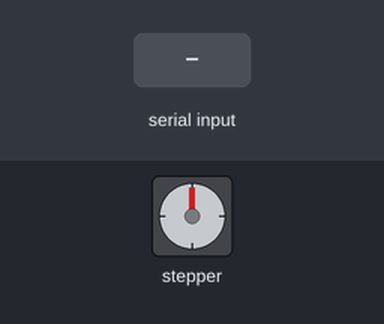
A sketch run on a simulated Arduino Uno, built with avr-gcc and run on an emulated ATmega328P. Parts: stepper motor. The test bench sets the inputs (shaded band). Stepper angles assume 2048 steps per turn.

Above: at 1.2 s.
1.3 s: "1" received over Serial
At 2.3 s:
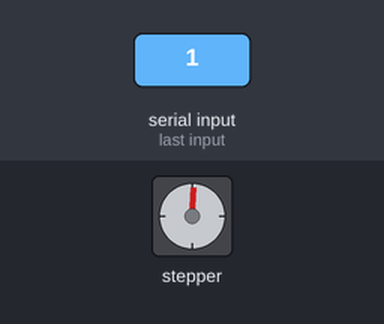
2.9 s: "2" received over Serial
At 4.2 s:
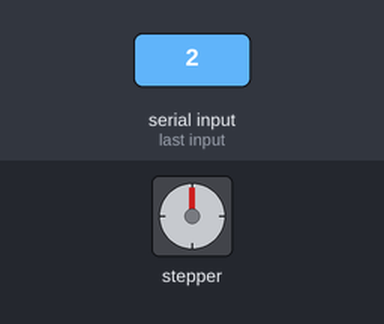
4.5 s: "2" received over Serial
At 5.9 s:
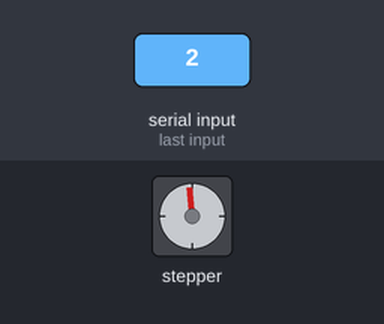
Timing chart, 0 to 7.5 s (numbered marks = the images above; inputs shaded):
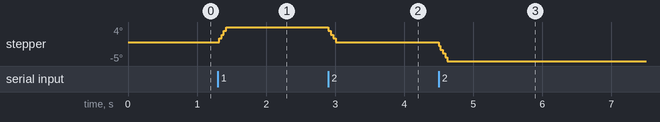

The sketch:

windosTest.ino
```cpp
#include <Stepper.h>
#define STEPS 2048

Stepper stepper(STEPS, 11, 9, 10, 8);

void setup() {
	stepper.setSpeed(5);
	Serial.begin(9600);
}

void loop() {
	if(Serial.available()){
		char a=Serial.read();
		if(a=='1'){
			stepper.step(25);
		    delay(200);
		}
		else if(a=='2'){
			stepper.step(-25);
       		delay(200);
		}
		else{

		}
	}
}
/*
void anticlockwise()		//逆時鐘
{
	for(int i = 0; i < 8; i++)
	{
		setOutput(i);
		delayMicroseconds(motorSpeed);
	}
}

void clockwise()			//順時鐘
{
	for(int i = 7; i >= 0; i--)
	{
		setOutput(i);
		delayMicroseconds(motorSpeed);
	}
}
void setOutput(int out)
{
	digitalWrite(motorPin1, bitRead(lookup[out], 0));
	digitalWrite(motorPin2, bitRead(lookup[out], 1));
	digitalWrite(motorPin3, bitRead(lookup[out], 2));
	digitalWrite(motorPin4, bitRead(lookup[out], 3));
}
void stop(){
	digitalWrite(motorPin1, 0);
	digitalWrite(motorPin2, 0);
	digitalWrite(motorPin3, 0);
	digitalWrite(motorPin4, 0);
}*/
```
